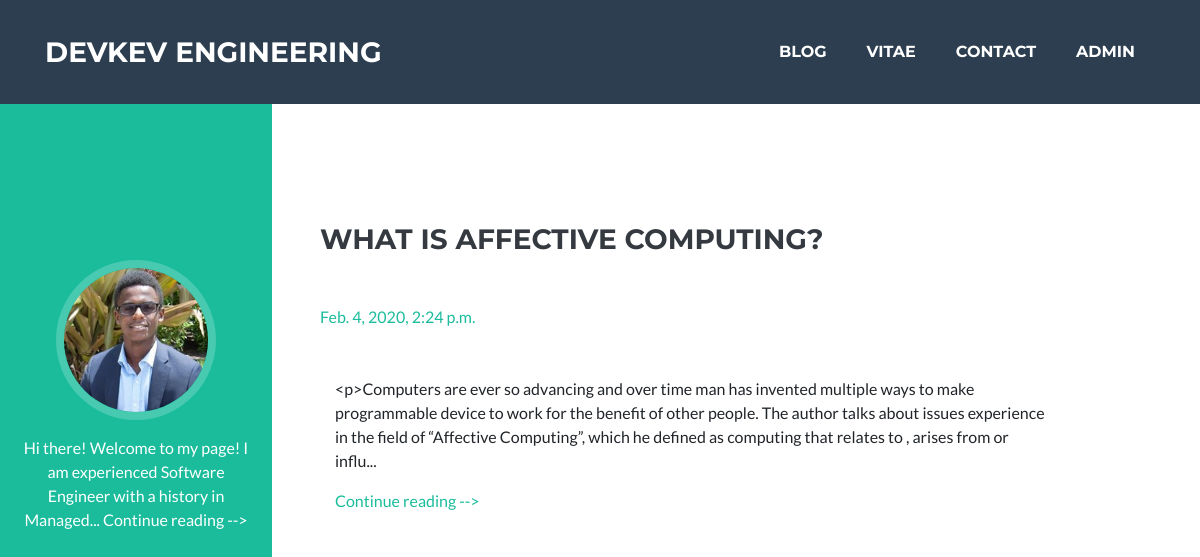
/blog/summary (signed in), run on the app's committed database.
### resume/models.py (models this page shows, shortened)
class Profile(models.Model):
    first_name = models.CharField(max_length=20, db_column='FirstName', verbose_name='First Name', default='Kevin')
    last_name = models.CharField(max_length=20, db_column='LastName', verbose_name='Last Name', default='Anderson')
    occupation = models.CharField(max_length=20, default='Software Engineer')
    location_city = models.CharField(max_length=30, default='Deerfield Beach')
    location_state = models.CharField(max_length=10, default='Florida')
    profile_pic = models.ImageField(upload_to=get_profile_image_url, null=True, blank=True)
    email = models.EmailField(max_length=30, default='kevinnjeri@live.com')
    email2 = models.EmailField(max_length=30, default='devkevengineer@gmail.com')
    linkedin = models.URLField(verbose_name='LinkedIn', default='https://www.linkedin.com/in/kelvinnjeri/')
    bitbucket = models.URLField(verbose_name='Bitbucket', default='https://bitbucket.org/knjeri')
    github = models.URLField(verbose_name='Git Hub', default='https://github.com/kamaun')
    age = models.IntegerField(default=26)
    cell_number = models.BigIntegerField(default=9547935283, db_column='CellNumber', verbose_name='Cell Number')
    bio = models.TextField()
    interest = models.TextField()
    pro_bio = models.TextField(blank=True)
    class Meta:
        managed = True
        app_label = 'resume'
    def short_bio(self):
        return f'{self.bio[:90]}...'

### blog/models.py (models this page shows, shortened)
class BlogTittle(models.Model):
    date = models.DateTimeField('date published')
    topic = models.CharField(max_length=100)
    post = models.TextField(blank=True, null=True)
    class Meta:
        managed = True
        app_label = 'blog'
        verbose_name = 'Blog Title'
    def short_post(self):
        return f'{self.post[:300]}...'

### blog/views.py (the view)
# urls.py: path('summary', views.blog_summary, name='summary'),
def blog_summary(request):
    return render(
        request=request,
        template_name='blog/summary.html',
        context={
            'title': 'Blog',
            'profile': Profile.objects.first(),
            'blogs': BlogTittle.objects.all(),
        }
    )

### templates/blog/summary.html
{% extends 'resume/base.html' %}
{% load static %}
{% block nav %}
    <p style="color: white">
        {{ profile.short_bio }}
        <a class="underline" style="color: white" href={% url 'resume:portfolio' %}>Continue reading --></a>
    </p>
{% endblock %}
{% block content %}
    {% for blog in blogs %}
        <section class="resume-section p-3 p-lg-5 d-flex align-items-center" id="blog{{ blog.id }}">
            <div class="mb-5 w-100">
                <h3 class="mb-5">{{ blog.topic }}</h3>
                <span class="text-primary">{{ blog.date }}</span>
                <div class="container text-left">
                    <p class="lead mb-5">
                        {{ blog.short_post | linebreaks }}
                        <a href={% url 'blog:blog_detail' blog.topic %}>Continue reading --></a>
                    </p>
                </div>
            </div>
        </section>
    {% endfor %}
{% endblock %}

### data on the page
Profile: short_bio "Hi there! Welcome to my page! I am experienced Software Engineer with a history in Managed..."
BlogTittle: topic "WHAT IS AFFECTIVE COMPUTING?", date "Feb. 4, 2020, 2:24 p.m.", short_post "<p>Computers are ever so advancing and over time man has invented multiple ways to make programmable device to work for the benefit of other people. The author talks about issues experience in the field of “Affective Computing”, which he defined as computing that relates to , arises from or influ..."
